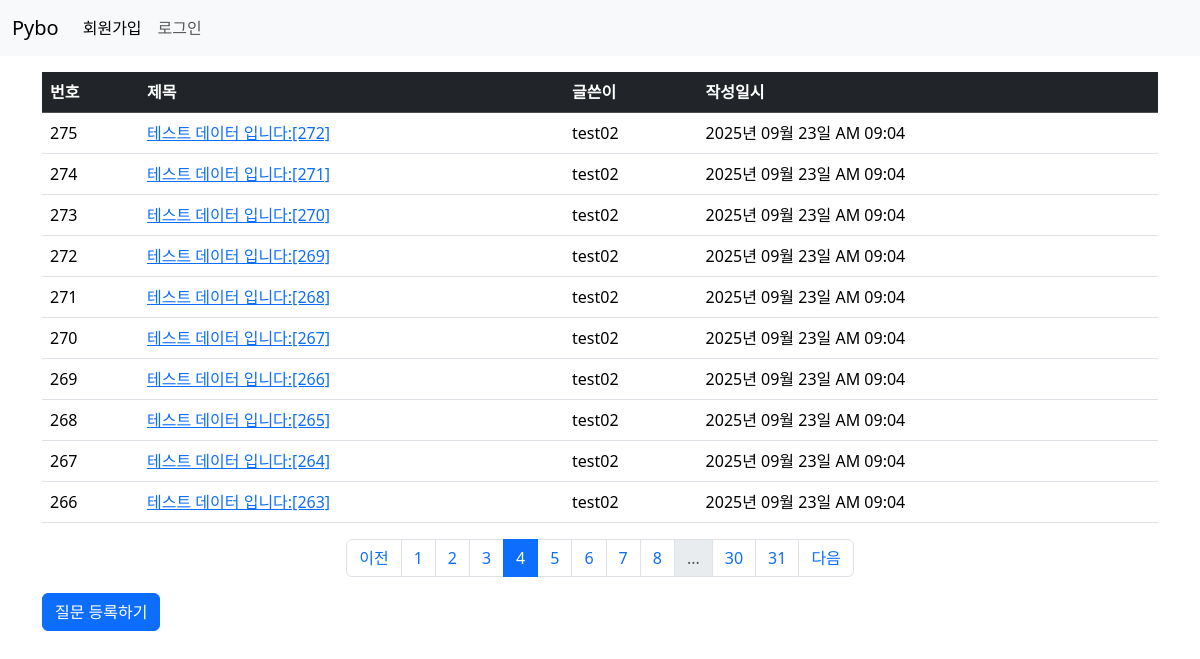
Screenshot of /question/list/?page=4 with the database file from the repository.
### pybo/models.py (models this page shows)
class Question(db.Model):
    id = db.Column(db.Integer, primary_key=True)
    subject = db.Column(db.String(200), nullable=False)
    content = db.Column(db.Text(), nullable=False)
    create_date = db.Column(db.DateTime(), nullable=False)
    user_id = db.Column(db.Integer, db.ForeignKey('user.id', ondelete='CASCADE'),
                        nullable=False)
    user = db.relationship('User', backref=db.backref('question_set'))

class User(db.Model):
    id = db.Column(db.Integer, primary_key=True)
    username = db.Column(db.String(150), unique=True, nullable=False)
    password = db.Column(db.String(200), nullable=False)
    email = db.Column(db.String(120), unique=True, nullable=False)

### pybo/views/question_views.py (the view)
@bp.route('/list/')
def _list():
    page = request.args.get('page', default=1, type=int)  # 페이지
    question_list = Question.query.order_by(Question.create_date.desc())
    question_list = question_list.paginate(page=page, per_page=10)  # 한 페이지에 보여야할 게시글 수
    return render_template('question/question_list.html', question_list=question_list)

### pybo/filter.py (called while the page is built)
def format_datetime(value, fmt='%Y년 %m월 %d일 %p %I:%M'):
    return value.strftime(fmt)

### pybo/views/auth_views.py (called while the page is built)
@bp.before_app_request
def load_logged_in_user():
    user_id = session.get('user_id')
    if user_id is None:
        g.user = None
    else:
        g.user = User.query.get(int(user_id))

### pybo/templates/question/question_list.html (shortened to what this page needs)
{% extends 'base.html' %}
{% block content %}
<div class="container my-3">
    <table class="table table-hover">
        <thead>
        <tr class="table-dark">
            <th scope="col">번호</th>
            <th scope="col">제목</th>
            <th scope="col">글쓴이</th>
            <th scope="col">작성일시</th>
        </tr>
        </thead>
        <tbody>
        {% if question_list %}
        {% for question in question_list.items %}
        <tr>
            <td>{{ question_list.total - (question_list.page - 1) * question_list.per_page - loop.index0 }}</td>
            <td>
                <a href="{{ url_for('question.detail', question_id= question.id) }}">{{ question.subject }}</a>
            </td>
            <td>{{ question.user.username }}</td>
            <td>{{ question.create_date|datetime }}</td>
        </tr>
        {% endfor %}
        {% else %}
        <tr>
            <td colspan="3">질문이 없습니다.</td>
        </tr>
        {% endif %}
        </tbody>
    </table>
    <ul class="pagination justify-content-center">
        {% if question_list.has_prev %}
        <li class="page-item"><a href="?page={{ question_list.prev_num }}" class="page-link">이전</a></li>
        {% else %}
        <li class="page-item disabled"><a href="javascript:void(0)" class="page-link">이전</a></li>
        {% endif %}
        {% for page_num in question_list.iter_pages() %}
        {% if page_num %}
        {% if page_num != question_list.page %}
        <li class="page-item"><a class="page-link" href="?page={{ page_num }}">{{ page_num }}</a></li>
        {%else%}
        <li class="page-item active">
            <a class="page-link" href="javascript:void(0)" aria-current="page">{{ page_num }}</a>
        </li>
        {% endif %}
        {% else %}
        <li class="page-item disabled"><a class="page-link" href="javascript:void(0)">...</a></li>
        {% endif %}
        {% endfor %}
        {% if question_list.has_next %}
        <li class="page-item"><a href="?page={{ question_list.next_num }}" class="page-link">다음</a></li>
        {% else %}
        <li class="page-item disabled"><a href="javascript:void(0)" class="page-link">다음</a></li>
        {% endif %}
    </ul>
    <a href="{{ url_for('question.create') }}" class="btn btn-primary">질문 등록하기</a>
</div>
{% endblock %}

### rows the page displays
Question: total "275", subject "테스트 데이터 입니다:[272]", user.username "test02", create_date "2025년 09월 23일 AM 09:04"
Question: total "274", subject "테스트 데이터 입니다:[271]", user.username "test02", create_date "2025년 09월 23일 AM 09:04"
Question: total "273", subject "테스트 데이터 입니다:[270]", user.username "test02", create_date "2025년 09월 23일 AM 09:04"
Question: total "272", subject "테스트 데이터 입니다:[269]", user.username "test02", create_date "2025년 09월 23일 AM 09:04"
Question: total "271", subject "테스트 데이터 입니다:[268]", user.username "test02", create_date "2025년 09월 23일 AM 09:04"
Question: total "270", subject "테스트 데이터 입니다:[267]", user.username "test02", create_date "2025년 09월 23일 AM 09:04"
Question: total "269", subject "테스트 데이터 입니다:[266]", user.username "test02", create_date "2025년 09월 23일 AM 09:04"
Question: total "268", subject "테스트 데이터 입니다:[265]", user.username "test02", create_date "2025년 09월 23일 AM 09:04"
Question: total "267", subject "테스트 데이터 입니다:[264]", user.username "test02", create_date "2025년 09월 23일 AM 09:04"
Question: total "266", subject "테스트 데이터 입니다:[263]", user.username "test02", create_date "2025년 09월 23일 AM 09:04"

### other values shown
{{ page_num }} "1" "2" "3" "5" "6" "7" "8" "30" "31"
{{ page_num }} "4"
